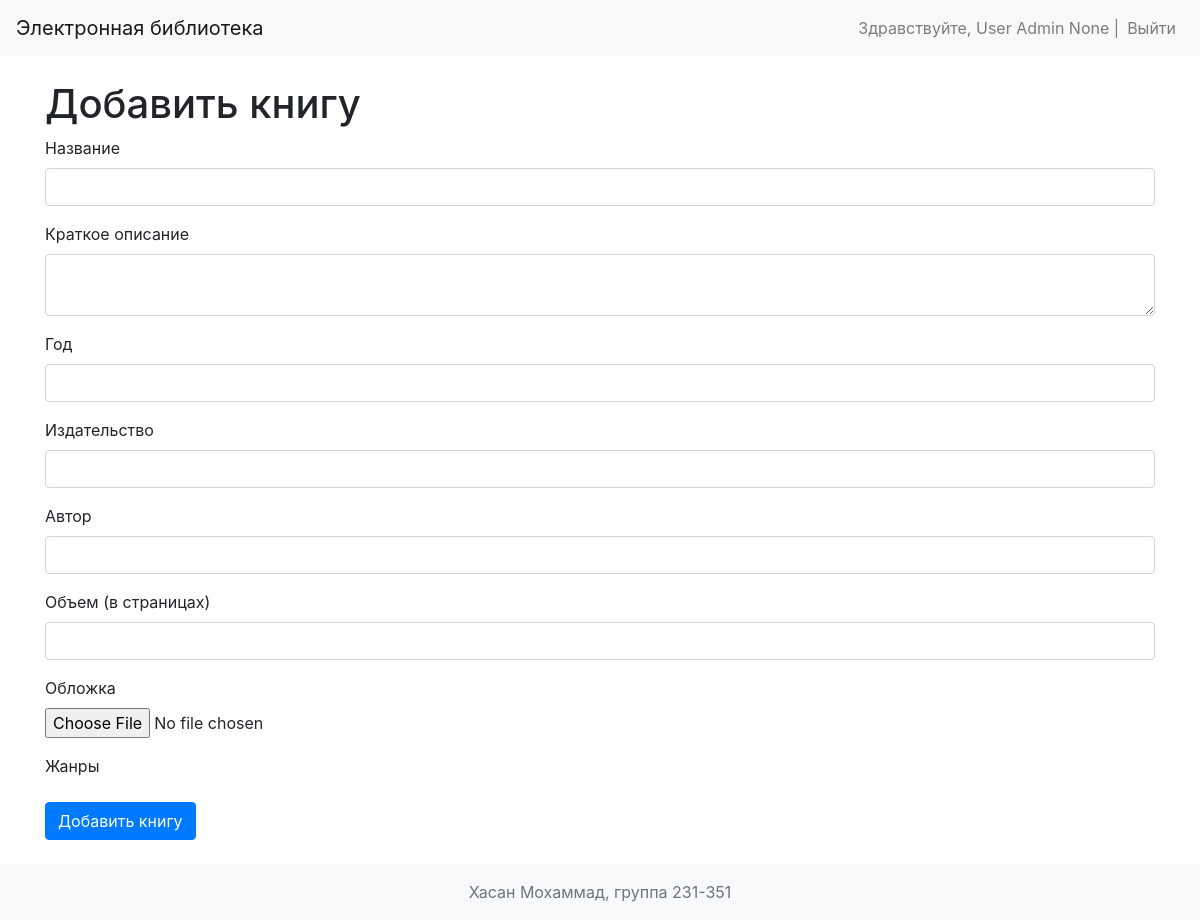
The page /add_book (signed in) on the database its author committed.
### models.py (models this page shows, shortened)
class User(UserMixin, db.Model):
    id = db.Column(db.Integer, primary_key=True)
    username = db.Column(db.String(80), unique=True, nullable=False)
    password_hash = db.Column(db.String(128), nullable=False)
    first_name = db.Column(db.String(50), nullable=False)
    last_name = db.Column(db.String(50), nullable=False)
    middle_name = db.Column(db.String(50))
    role_id = db.Column(db.Integer, db.ForeignKey('role.id'), nullable=False)
    role = db.relationship('Role', backref=db.backref('users', lazy=True))
    reviews = db.relationship('Review', backref='author', lazy=True)

### routes.py (the view, shortened to what this page needs)
@routes_bp.route('/add_book', methods=['GET', 'POST'])
@login_required
@check_role('administrator')
def add_book():
    form = BookForm()
    genres = Genre.query.all()
    return render_template('add_book.html', form=form, genres=genres)

### forms.py
class BookForm(FlaskForm):
    title = StringField('Название', validators=[DataRequired()])
    description = TextAreaField('Краткое описание', validators=[DataRequired()])
    year = IntegerField('Год', validators=[DataRequired(), NumberRange(min=1000, max=2025)])
    publisher = StringField('Издательство', validators=[DataRequired()])
    author = StringField('Автор', validators=[DataRequired()])
    pages = IntegerField('Объем (в страницах)', validators=[DataRequired(), NumberRange(min=1)])
    cover = FileField('Обложка', validators=[FileRequired(), FileAllowed(['jpg', 'jpeg', 'png'], 'Только картинки!')])
    submit = SubmitField('Добавить книгу')

### app.py (called while the page is built)
@login_manager.user_loader
def load_user(user_id):
    return User.query.get(int(user_id))

def check_role(role_names):
    def decorator(f):
        @wraps(f)
        def decorated_function(*args, **kwargs):
            if not current_user.is_authenticated:
                flash("Требуется аутентификация", "danger")
                return redirect(url_for('routes.login'))
            _role_names = role_names
            if isinstance(_role_names, str):
                _role_names = [_role_names]
            if current_user.role.name not in _role_names:
                flash("У вас недостаточно прав для выполнения данного действия", "danger")
                return redirect(url_for('routes.index'))
            return f(*args, **kwargs)
        return decorated_function
    return decorator

### templates/add_book.html (shortened to what this page needs)
{% extends 'base.html' %}
{% import 'bootstrap/wtf.html' as wtf %}
{% import "_formhelpers.html" as form_helpers %}
{% block content %}
    <h1>Добавить книгу</h1>
    <form method="post" enctype="multipart/form-data">
        {{ form_helpers.render_field(form.title) }}
        <div class="form-group">
            {{ form.description.label }}
            {{ form.description(class="form-control", id="description_editor") }}
        </div>
        {{ form_helpers.render_field(form.year) }}
        {{ form_helpers.render_field(form.publisher) }}
        {{ form_helpers.render_field(form.author) }}
        {{ form_helpers.render_field(form.pages) }}
        <div class="form-group">
            {{ form.cover.label }}
            {{ form.cover(class="form-control-file") }}
        </div>
        <div class="form-group">
            <label for="genres">Жанры</label>
            <br>
        </div>
        {{ form.submit(class="btn btn-primary") }}
    </form>
{% endblock %}

### templates/base.html (shortened to what this page needs)
<!DOCTYPE html>
<html lang="en">
<head>
    <link rel="stylesheet" href="https://stackpath.bootstrapcdn.com/bootstrap/4.5.2/css/bootstrap.min.css">
</head>
<body>
    <nav class="navbar navbar-expand-lg navbar-light bg-light">
        <a class="navbar-brand" href="{{ url_for('routes.index') }}">Электронная библиотека</a>
        <div class="collapse navbar-collapse" id="navbarNav">
            <ul class="navbar-nav ml-auto">
                {% if current_user.is_authenticated %}
                    <li class="nav-item">
                        <span class="navbar-text">
                            Здравствуйте, {{ current_user.last_name }} {{ current_user.first_name }} {{ current_user.middle_name }} |
                        </span>
                    </li>
                    <li class="nav-item">
                        <a class="nav-link" href="{{ url_for('routes.logout') }}">Выйти</a>
                    </li>
                {% else %}
                    <li class="nav-item">
                        <a class="nav-link" href="{{ url_for('routes.login') }}">Войти</a>
                    </li>
                {% endif %}
            </ul>
        </div>
    </nav>
    <div class="container mt-4">
        {% block content %}{% endblock %}
    </div>
    <footer class="footer mt-4 py-3 bg-light">
        <div class="container text-center">
            <span class="text-muted">Хасан Мохаммад, группа 231-351</span>
        </div>
    </footer>
    <link rel="stylesheet" href="https://cdn.jsdelivr.net/simplemde/latest/simplemde.min.css">
</body>
</html>

### rows shown on the page
User: last_name "User", first_name "Admin", middle_name "None"

### other values the page prints
{{ field.label(class="form-label") }} "Название Год Издательство Автор Объем (в страницах)"
